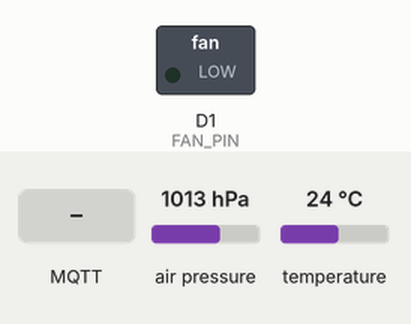
This sketch was run on a simulated ESP8266 (NodeMCU). On the bench: switched loads named in the sketch (green lamp = pin HIGH). The inputs (shaded band) are chosen by the test bench; at power-on: air pressure 1013 hPa, temperature 24 °C. WiFi joins after 1.5 s; servers stay silent unless stated; no MQTT or app messages arrive unless stated; what the sketch prints to the serial monitor is not drawn.

Above: at 2.7 s.
2.8 s: MQTT message "1" arrives on the first subscribed topic
At 3.6 s:
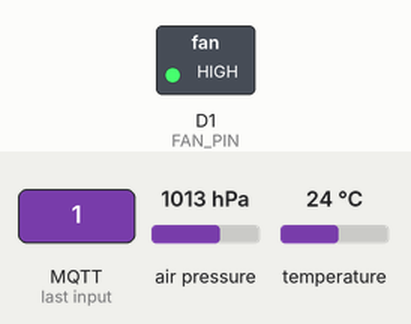
4.3 s: MQTT message "1" arrives on the second subscribed topic
Timing chart, 0 to 7.3 s (numbered marks = the images above; inputs shaded):
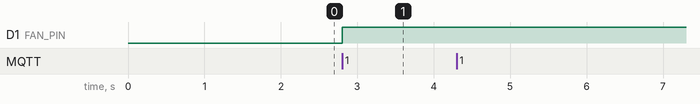

The sketch:

fan_control.ino
```cpp
#include <ESP8266WiFi.h>
#include <PubSubClient.h>
#include <Wire.h>
#include <Adafruit_BMP085.h>

const char* WIFI_SSID       = "YOUR_WIFI_SSID";
const char* WIFI_PASSWORD   = "YOUR_WIFI_PASSWORD";
const char* MQTT_HOST       = "YOUR_HIVEMQ_HOST";
const int   MQTT_PORT       = 8883;
const char* MQTT_USER       = "YOUR_MQTT_USER";
const char* MQTT_PASSWORD   = "YOUR_MQTT_PASSWORD";
const char* TOPIC_CONTROL   = "fan/control";
const char* TOPIC_STATUS    = "fan/status";
const char* TOPIC_TIMER     = "fan/timer";
const char* TOPIC_TEMP      = "fan/temp";
const char* TOPIC_PRESSURE  = "fan/pressure";
const char* TOPIC_TEMP_CTL  = "fan/temp_control";
const char* TOPIC_TEMP_MODE = "fan/temp_mode";

#define FAN_PIN D1
#define SDA_PIN D2
#define SCL_PIN D5

WiFiClientSecure wifiClient;
PubSubClient mqtt(wifiClient);
Adafruit_BMP085 bmp;

bool  fanOn          = false;
bool  timerActive    = false;
bool  tempModeActive = false;
float triggerTemp    = 0;
float targetTemp     = 0;
unsigned long timerRemain = 0;
unsigned long lastSecond  = 0;
unsigned long lastSensor  = 0;

void setFan(bool on) {
  fanOn = on;
  digitalWrite(FAN_PIN, on ? HIGH : LOW);
  mqtt.publish(TOPIC_STATUS, on ? "1" : "0", true);
}

void setup() {
  Serial.begin(115200);
  pinMode(FAN_PIN, OUTPUT);
  digitalWrite(FAN_PIN, LOW);

  Wire.begin(SDA_PIN, SCL_PIN);
  if (!bmp.begin()) {
    Serial.println("\nBMP180 센서를 찾을 수 없어요.\n");
  } else {
    Serial.println("\nBMP180 초기화 완료\n");
  }

  connectWiFi();
  wifiClient.setInsecure();
  mqtt.setServer(MQTT_HOST, MQTT_PORT);
  mqtt.setCallback(onMessage);
}

void loop() {
  if (!mqtt.connected()) reconnectMQTT();
  mqtt.loop();

  if (timerActive && millis() - lastSecond >= 1000) {
    lastSecond = millis();
    if (timerRemain > 0) {
      timerRemain--;
      mqtt.publish(TOPIC_TIMER, String(timerRemain).c_str(), true);
    }
    if (timerRemain == 0) {
      setFan(false);
      timerActive = false;
      mqtt.publish(TOPIC_TIMER, "0", true);
      Serial.println("\n타이머 종료 - 팬 OFF\n");
    }
  }

  if (millis() - lastSensor >= 1000) {
    lastSensor = millis();
    publishSensor();
  }
}

void publishSensor() {
  float temp  = bmp.readTemperature();
  float press = bmp.readPressure() / 100.0;
  mqtt.publish(TOPIC_TEMP,     String(temp, 1).c_str(), true);
  mqtt.publish(TOPIC_PRESSURE, String(press, 1).c_str(), true);
  Serial.println("온도: " + String(temp, 1) + "°C  기압: " + String(press, 1) + "hPa\n");

  if (tempModeActive) {
    if (!fanOn && temp >= triggerTemp) {
      setFan(true);
      Serial.println("온도 제어: 팬 ON (현재 " + String(temp, 1) + "°C >= 가동 " + String(triggerTemp, 1) + "°C)\n");
    } else if (fanOn && temp <= targetTemp) {
      setFan(false);
      Serial.println("온도 제어: 팬 OFF (현재 " + String(temp, 1) + "°C <= 목표 " + String(targetTemp, 1) + "°C)\n");
    }
  }
}

void onMessage(char* topic, byte* payload, unsigned int length) {
  String msg = "";
  for (unsigned int i = 0; i < length; i++) msg += (char)payload[i];
  Serial.println("수신: [" + String(topic) + "] " + msg + "\n");

  if (String(topic) == TOPIC_TEMP_CTL) {
    if (msg == "0") {
      tempModeActive = false;
      mqtt.publish(TOPIC_TEMP_MODE, "0", true);
      Serial.println("온도 제어 모드 종료\n");
    } else {
      int sep = msg.indexOf(':');
      if (sep > 0) {
        triggerTemp    = msg.substring(0, sep).toFloat();
        targetTemp     = msg.substring(sep + 1).toFloat();
        tempModeActive = true;
        mqtt.publish(TOPIC_TEMP_MODE, msg.c_str(), true);
        Serial.println("온도 제어 시작: 가동 " + String(triggerTemp, 1) + "°C / 목표 " + String(targetTemp, 1) + "°C\n");
      }
    }
    return;
  }

  if (msg == "1") {
    timerActive    = false;
    tempModeActive = false;
    mqtt.publish(TOPIC_TEMP_MODE, "0", true);
    setFan(true);
    mqtt.publish(TOPIC_TIMER, "0", true);
  } else if (msg == "0") {
    timerActive    = false;
    tempModeActive = false;
    mqtt.publish(TOPIC_TEMP_MODE, "0", true);
    setFan(false);
    mqtt.publish(TOPIC_TIMER, "0", true);
  } else if (msg == "X") {
    timerActive    = false;
    tempModeActive = false;
    mqtt.publish(TOPIC_TEMP_MODE, "0", true);
    mqtt.publish(TOPIC_TIMER,     "0", true);
    mqtt.publish(TOPIC_STATUS, fanOn ? "1" : "0", true);
    Serial.println("모드 취소 - 팬 상태 유지\n");
  } else if (msg.startsWith("T")) {
    timerRemain = msg.substring(1).toInt();
    if (timerRemain > 0) {
      tempModeActive = false;
      mqtt.publish(TOPIC_TEMP_MODE, "0", true);
      timerActive = true;
      lastSecond  = millis();
      setFan(true);
      mqtt.publish(TOPIC_TIMER, String(timerRemain).c_str(), true);
    }
  }
}

void connectWiFi() {
  Serial.println("\nWiFi 연결 중...");
  WiFi.begin(WIFI_SSID, WIFI_PASSWORD);
  while (WiFi.status() != WL_CONNECTED) {
    delay(500); Serial.print(".");
  }
  Serial.println("\nWiFi 연결됨: " + WiFi.localIP().toString() + "\n");
}

void reconnectMQTT() {
  while (!mqtt.connected()) {
    Serial.println("\nMQTT 연결 중...");
    if (mqtt.connect("NodeMCU-Fan", MQTT_USER, MQTT_PASSWORD)) {
      Serial.println("MQTT 연결됨\n");
      mqtt.subscribe(TOPIC_CONTROL);
      mqtt.subscribe(TOPIC_TEMP_CTL);
      publishSensor();
    } else {
      Serial.println("MQTT 실패: " + String(mqtt.state()) + "\n");
      delay(3000);
    }
  }
}
```

Measured:
- after the input at 2.8 s, D1 (FAN_PIN): LOW → HIGH at once
- after the input at 4.3 s, every drawn part: stays the same
